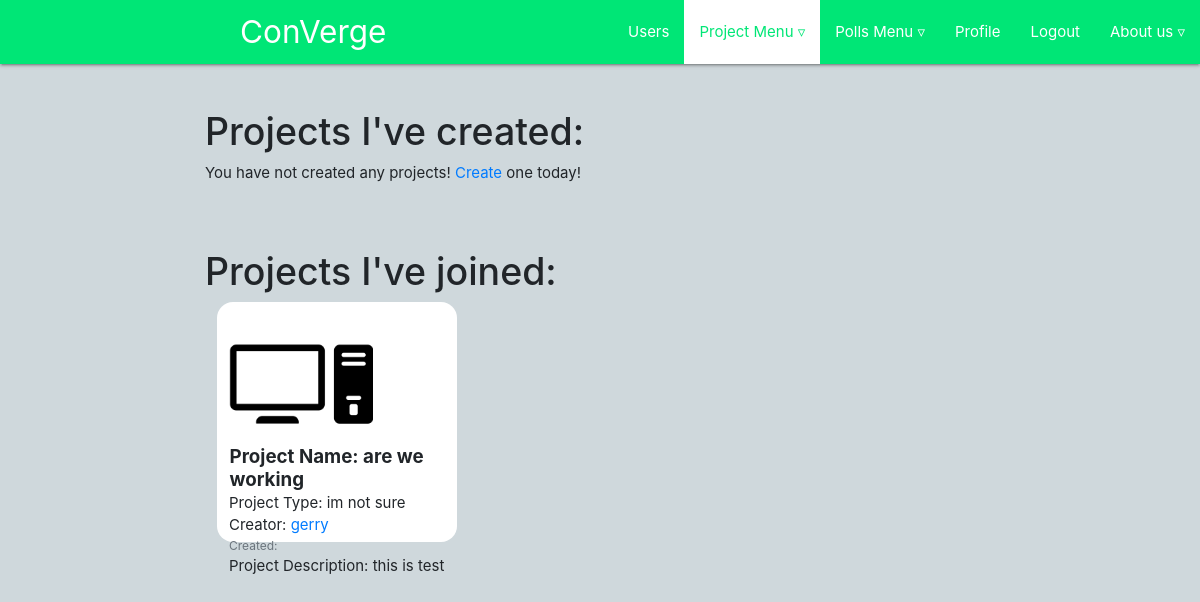
The app's page /myProjects/ (signed in) with its own data.
### users/models.py (models this page shows, shortened)
class Members(models.Model):
    members_id = models.AutoField(primary_key=True)
    project = models.ForeignKey(Project,on_delete=models.CASCADE)
    member = models.ForeignKey(Profile, on_delete=models.CASCADE)

class Project(models.Model):
      dateTime = models.CharField(max_length=100)
      creator = models.ForeignKey(Profile, on_delete=models.CASCADE)
      projectName = models.CharField(max_length=100)
      projectType = models.CharField(max_length=100)
      projectDescription = models.CharField(max_length=500)
      textArea = models.TextField(max_length=10000,default="add info / planning here")
      projectPicture = models.ImageField(default='pics/defaultProject.png',upload_to='pics/')

class Profile(models.Model):
    user = models.OneToOneField(User, on_delete=models.CASCADE) #pics is the directory in the MEDIA directory to be saved
    image = models.ImageField(default='pics/default.png',upload_to='pics/') #needs pillow to be installed
    location = models.CharField(max_length=100, default=" ")
    userDescription = models.CharField('User description', max_length=1000, default='tell us about yourself')
    userInterests = models.CharField('User interests', max_length=250, default='list your interests')

### users/views.py (the view)
# urls.py: path('myProjects/', user_views.myProjects, name='myProjects'),
def myProjects(request):
    user = request.user #find this user
    projects = Project.objects.all() #all projects
    myProjects =[] #create a list to hold only the projects related to user
    for x in projects:
      if x.creator.user == user:
        myProjects.append(x)
    members = Members.objects.all()
    memberProjects=[]
    for x in members:
      if x.member.user == user:
        proj=x.project
        memberProjects.append(x)
    return render(request,'users/myProjects.html',locals())

### users/templates/users/myProjects.html (shortened to what this page needs)
{% extends "main/header.html" %}
{% block content%}
<div class="row" id="main1">
  <div class="col-2"></div>
  <div class="col-9">
    <div><br><br>
      <h1>Projects I've created: </h1>
      {% for x in myProjects %}
          <div class="media1">
            <a href="/projectPage?proj1={{x.projectName}}"><img class="account-img"  src="{{x.projectPicture.url}}"></a>
            <div>
              <h5><strong>Project Name: {{x.projectName}}</strong></h5>
              <p>Project Type: {{x.projectType}}</p>
              <p>Creator: <a href="/allUsers?name1={{user}}"> {{x.creator.user}} </a></p>
              <p class="text-muted small">Created: {{x.dateTime}}</p>
              <p>Project Description: {{x.projectDescription}}</p>
            </div>
          </div>
      {% empty %}
        <p>You have not created any projects! <a href="/createProject">Create</a> one today!</p>
      {% endfor %}
    </div>
  </div>
</div>
<div class="row" id="main1">
  <div class="col-2"></div>
  <div class="col-9">
    <div><br><br>
      <h1>Projects I've joined: </h1>
      {% for x in memberProjects %}
          <div class="media1">
            <a href="/projectPage?proj1={{x.project.projectName}}"><img class="account-img"  src="{{x.project.projectPicture.url}}"></a>
            <div>
              <h5><strong>Project Name: {{x.project.projectName}}</strong></h5>
              <p>Project Type: {{x.project.projectType}}</p>
              <p>Creator: <a href="/allUsers?name1={{user}}"> {{x.project.creator.user}} </a></p>
              <p class="text-muted small">Created: {{x.dateTime}}</p>
              <p>Project Description: {{x.project.projectDescription}}</p>
            </div>
          </div>
      {% empty %}
        <p>You have not joined any projects <a href="/publicDashboard">join</a> one today!</p>
      {% endfor %}
    </div>
  </div>
</div>
{% endblock%}

### users/templates/users/myProjects.html (style rules this page uses)
.account-img { height: 18vh; }
.media1 { float: left; background-color:white; width: 20vw; height: 20vw; border-radius: 2vh; margin-left: 1vw; margin-bottom: 1vh; padding-left:1vw; }
p { margin: 0px; }
h5 { margin: .5px; }

### records on screen
Members: project.projectPicture (placeholder picture), project.projectName "are we working", project.projectType "im not sure", project.creator.user "gerry", project.projectDescription "this is test"
